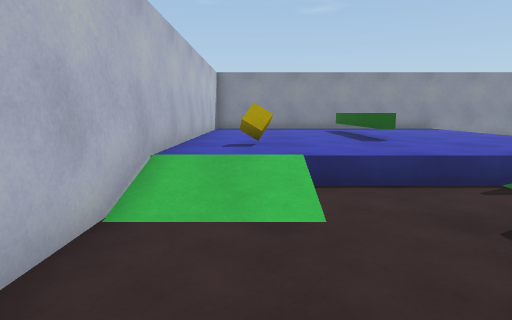
view 1 (above)

16 first-person views from a walk through a scene from a Unity 3-D project. The camera is 1.2 m above the floor, tilts 8° down and sees 75° across. The floor is counted in squares, 1 m on a side. Each view is taken from the middle of a square. On the plan, view 1 faces up. The plan holds only what a view shows up to about 14 squares ahead; the rest is blank. The place goes on beyond the plan. The player is left out. Surface patterns are stand-ins for the level's own textures.

view 2
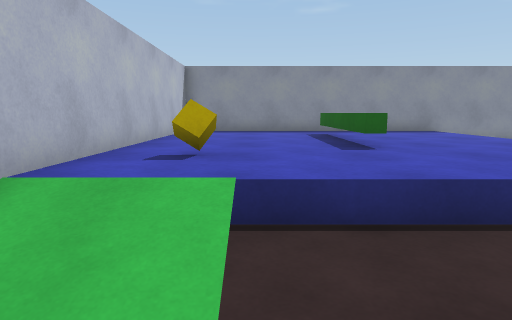

view 3
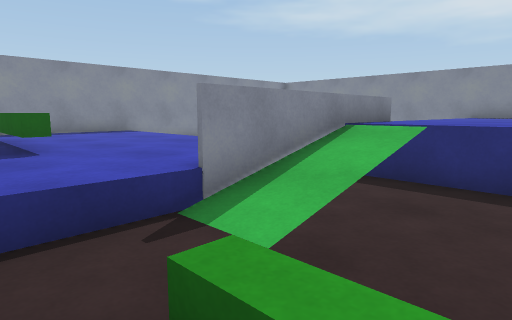

view 4
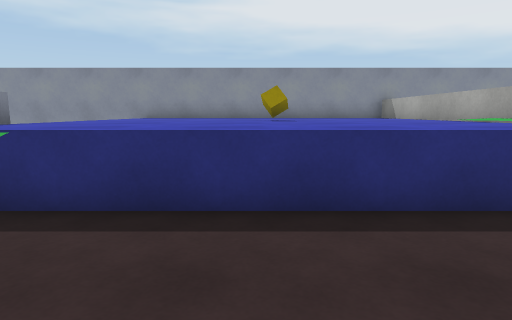

view 5
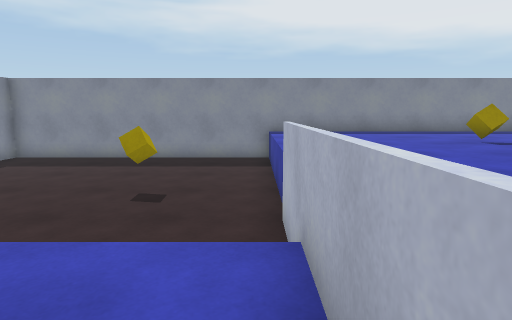

view 6
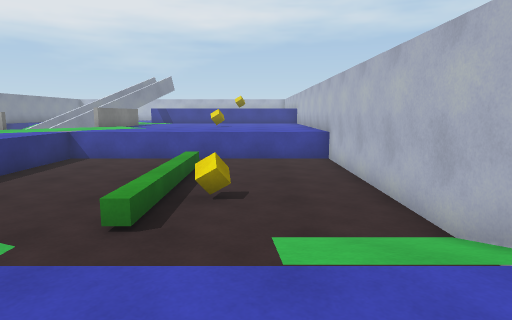

view 7
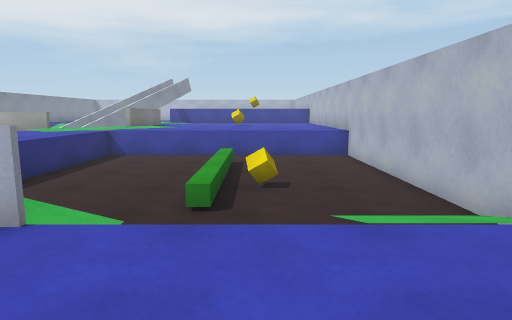

view 8
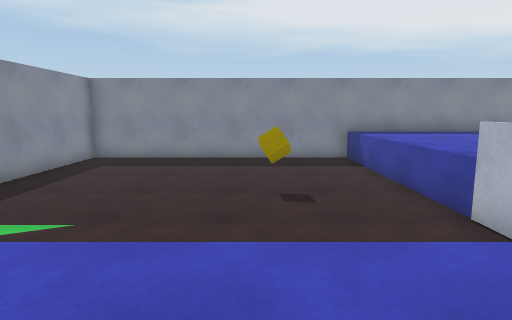

view 9
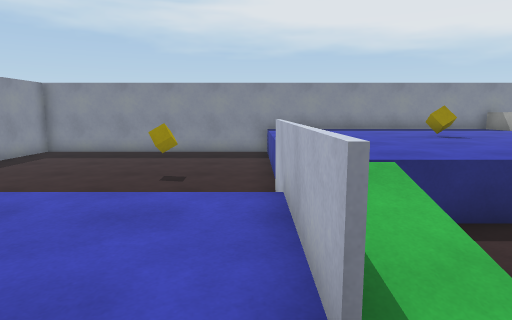

view 10
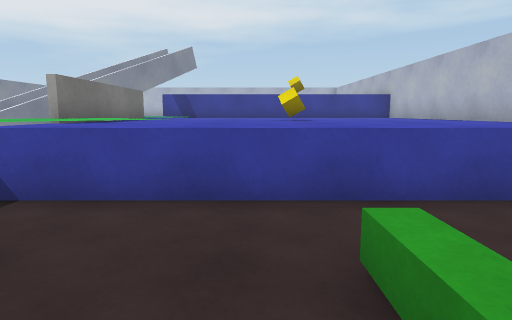

view 11
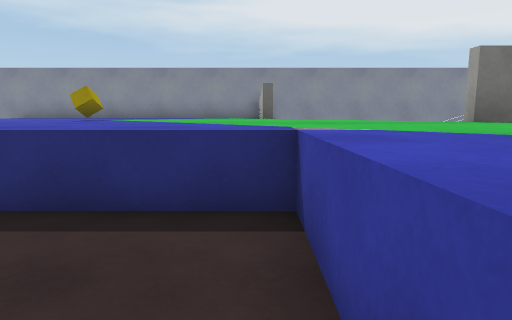

view 12
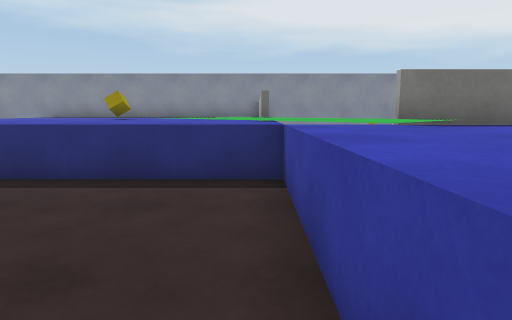

view 13
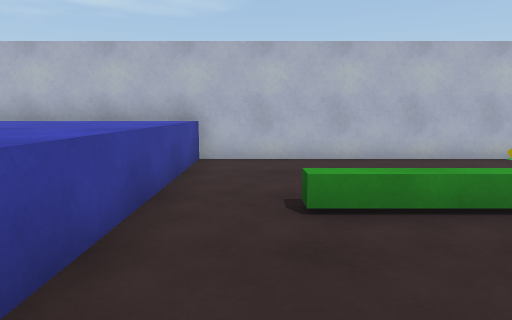

view 14
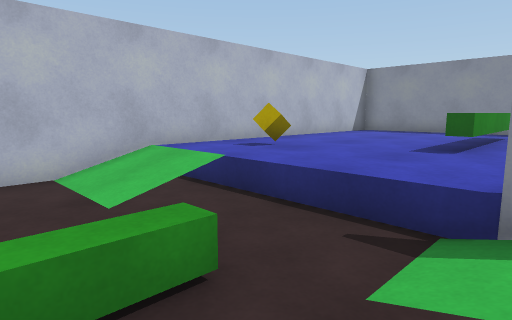

view 15
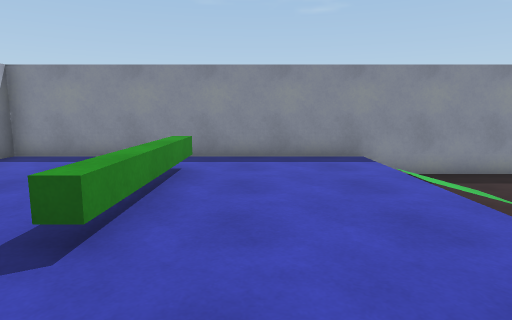

view 16
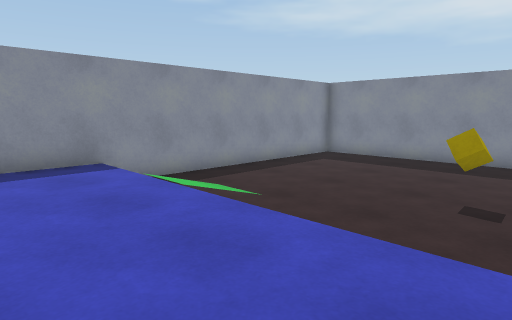

### Floor plan
Key: @ floor where view 1 was taken; # wall or solid block; . main floor; : floor 0.5 m higher than the main floor; / step, stairs or slope; = window, fence, low wall or low ledge; ^ raised ledge; C yellow cube.
Columns run from 2 left of view 1 to 18 right of it. Each row starts with its distance up from view 1.
 15 #####################
 14 #:::::::::/.........#
 13 #::::=:::://........#
 12 #::::=:::://........#
 11 #::::=::::/.........#
 10 #::::=::::/.........#
  9 #::::=::::/...C.....#
  8 #:::::::::/.........#
  7 #:C:::::::/.........#
  6 #:::::::::/.........#
  5 #///...===^^^^^^^^^^#
  4 #///...///^^^^^^^^^^#
  3 #..../....^^^^^^^^^^#
  2 #..../....^^^^^^^^^^#
  1 #...C/....^^^^^C^^^^#
  0 #.@../....^^^^^C^^^^#
 -1 #..../....^^^^^^^^^^#
 -2 #..../....^^^^^^^^^^#
 -3 #.........^^^^^^ ^^^#
 -4 #........^^^^^^^^^^^#
 -5 #^^^^^^^^^^^  ==    #
 -6 #^^^^^^^^^^.  =     #
 -7 #^^^^^^^^^#   =     #

Positions as (right, up) in squares from view 1, and headings:
1: (0, 0), facing up
2: (1, 2), facing up
3: (2, 2), facing up-right
4: (4, 1), facing right
5: (5, 6), facing right
6: (1, 8), facing down
7: (2, 9), facing down
8: (5, 9), facing right
9: (3, 6), facing right
10: (4, 0), facing down
11: (4, -4), facing right
12: (2, -4), facing right
13: (7, -3), facing left
14: (5, 2), facing up-left
15: (5, 6), facing up
16: (5, 7), facing up-right
